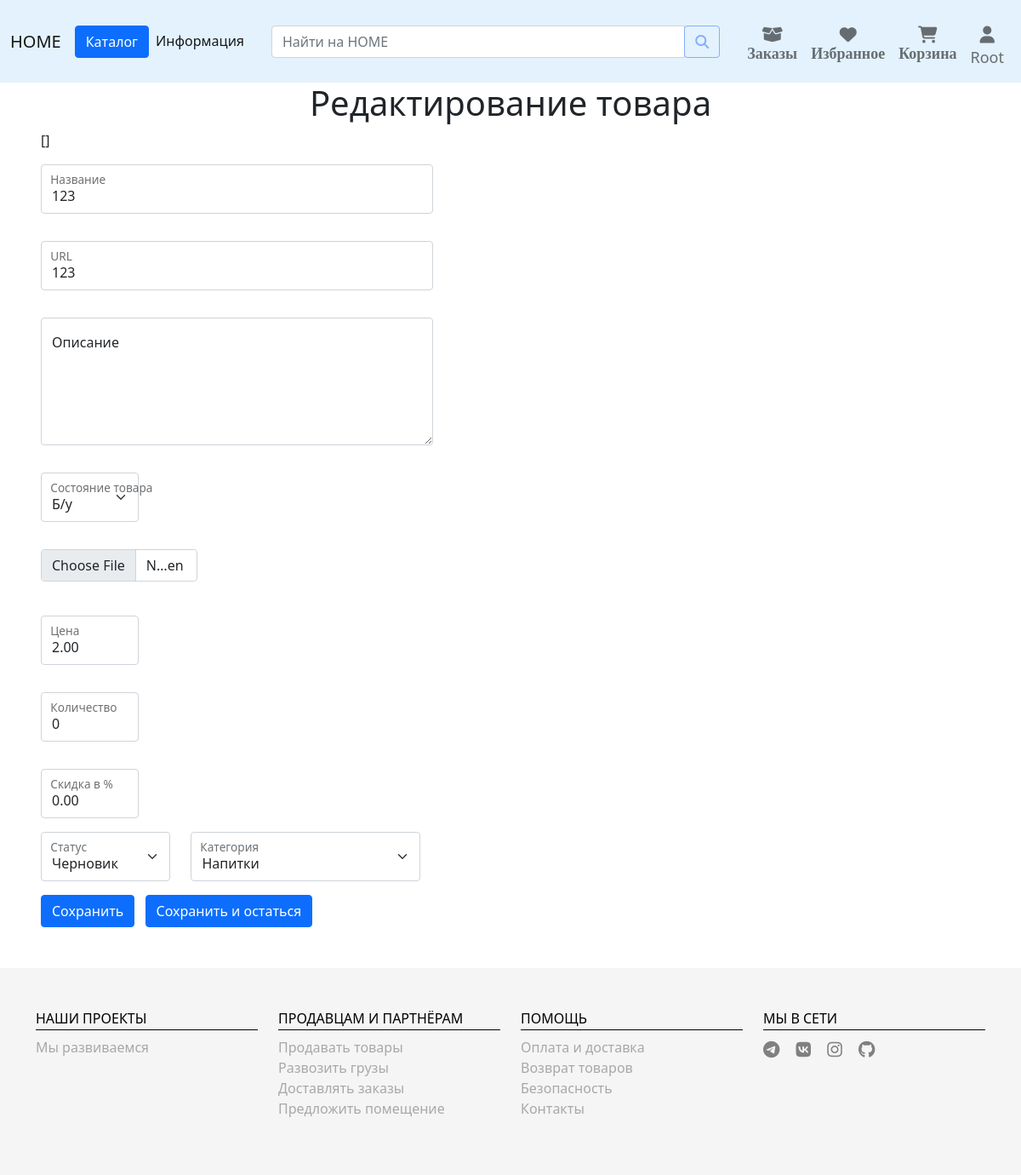
Before: /edit/123/ (signed in) with the older database file.
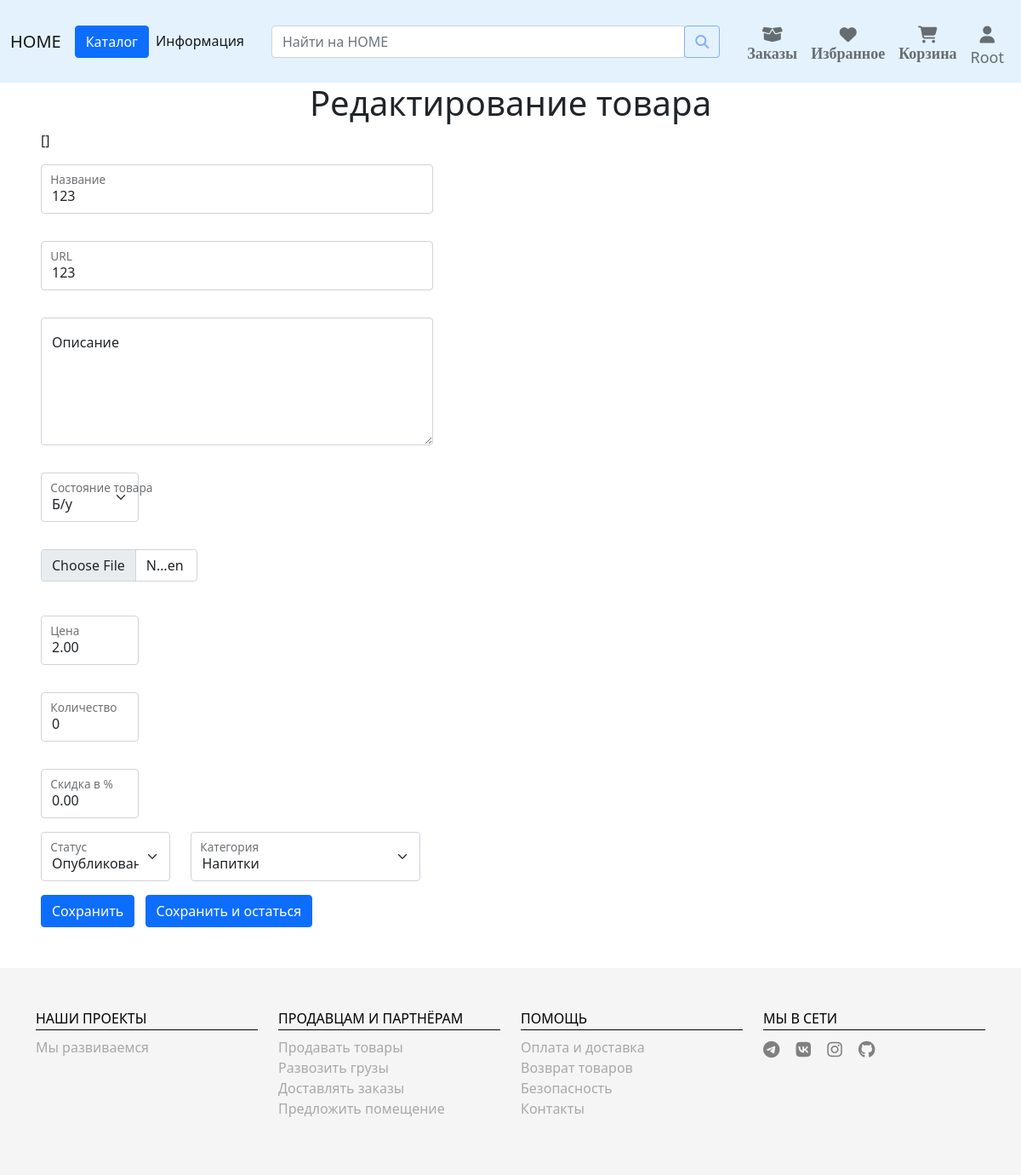
After: the same page with the newer database file.
### goods/models.py (models this page shows, shortened)
class Product(models.Model):
    class Status(models.IntegerChoices):
        DRAFT = 0, "Черновик"
        PUBLISHED = 1, "Опубликовано"
    class ProductStatus(models.IntegerChoices):
        USED = 0, "Б/y"
        NEW = 1, "Новое"
    name = models.CharField(max_length=150, unique=True, verbose_name='Название')
    category = TreeForeignKey('Categories', on_delete=models.PROTECT, related_name='products', verbose_name='Категория')
    slug = models.SlugField(max_length=250, blank=True, null=True, unique=True, verbose_name='URL')
    description = models.TextField(blank=True, null=True, verbose_name='Описание')
    image = models.ImageField(upload_to='product_images/%Y/%m/%d/', blank=True, null=True, verbose_name='Фото')
    price = models.DecimalField(default=0.00, max_digits=8, decimal_places=2, verbose_name='Цена')
    quantity = models.PositiveIntegerField(default=0, verbose_name='Количество')
    discount = models.DecimalField(default=0.00, max_digits=4, decimal_places=2, verbose_name='Скидка в %')
    product_status = models.IntegerField(default=ProductStatus.USED, choices=ProductStatus.choices, verbose_name='Состояние товара')
    is_published = models.IntegerField(default=Status.DRAFT, choices=Status.choices, verbose_name='Статус')
    seller = models.ForeignKey(get_user_model(), on_delete=models.CASCADE, related_name='products', null=True, default=None)
    created_at = models.DateTimeField(auto_now_add=True, verbose_name='Время создания')
    updated_at = models.DateTimeField(auto_now=True, verbose_name='Время изменения')
    objects = models.Manager()
    published = PublishedProductManager()
    class Meta:
        db_table = 'product'
        verbose_name = 'Продукт'
        verbose_name_plural = 'Продукты'

### goods/views.py (the view)
# urls.py: path('edit/<slug:edit_slug>/', views.UpdateProduct.as_view(), name='edit_product'),
class UpdateProduct(LoginRequiredMixin, UpdateView):
    form_class = AddProductForm
    model = Product
    slug_url_kwarg = 'edit_slug'
    template_name = 'goods/add_product.html'
    extra_context = {
        'title': "Редактирование товара",
    }

### goods/models.py (called while the page is built)
    def get_absolute_url(self):
        return reverse('goods:category', kwargs={'cat_slug': self.slug})

    def __str__(self):
        return self.name

### main/templatetags/my_tags.py (called while the page is built)
@register.inclusion_tag('main/list_categories.html')
def show_categories(cat_selected: int = 0) -> dict:
    return {'cats': Categories.objects.all(),
            'cat_selected': cat_selected,
            }

### goods/templates/goods/add_product.html (shortened to what this page needs)
{% extends 'base.html' %}
{% load static %}
{% block content %}
<h1 align="center">{{ title }}</h1>
<form action="" method="post" enctype="multipart/form-data" class="row gy-3 ps-5">
    <div class="list-style: none; form-error">{{ form.non_field_errors|slice:'2' }}</div>
    {% for f in form %}
    {% if f != form.category and f != form.is_published %}
        <div class="mb-3 form-floating" style="width: 100%">
            {% if f != form.image %}
                {{ f }}
                <label class="ps-4" for="{{f.id}}">{{ f.label }}</label>
            {% elif f == form.image %}
                <div style="width: 40%">
                    {{ f }}
                </div>
            {% endif %}
        </div>
    {% endif %}
    {% endfor %}
    <div class="mt-0 form-floating" style="width: 15%">
        {{ form.is_published }}
        <label class="ps-4">{{ form.is_published.label }}</label>
    </div>
    <div class="mt-0 form-floating" style="width: 25%">
        {{ form.category }}
        <label class="ps-4">{{ form.category.label }}</label>
    </div>
<div class="mr-2 mb-5">
    {% if title == "Добавление товара" %}
    <button type="submit" name="create_btn" class="btn btn-primary me-2">Разместить</button>
    {% elif title == "Редактирование товара" %}
    <button type="submit" name="save_leave_btn" class="btn btn-primary me-2">Сохранить</button>
    {% endif %}
    <button type="submit" name="save_btn" class="btn btn-primary">Сохранить и остаться</button>
</div>
</form>
{% endblock %}

Changed rows visible on the page:
changed Product "Напитки": is_published "Черновик" → "Опубликовано"
